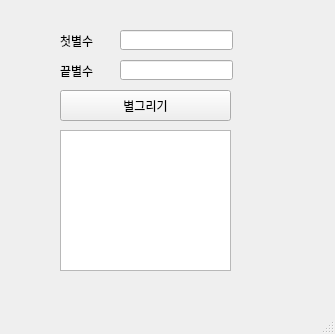
<?xml version="1.0" encoding="UTF-8"?>
<ui version="4.0">
 <class>MainWindow</class>
 <widget class="QMainWindow" name="MainWindow">
  <property name="geometry">
   <rect>
    <x>0</x>
    <y>0</y>
    <width>335</width>
    <height>334</height>
   </rect>
  </property>
  <property name="windowTitle">
   <string>MainWindow</string>
  </property>
  <widget class="QWidget" name="centralwidget">
   <widget class="QPushButton" name="btn">
    <property name="geometry">
     <rect>
      <x>60</x>
      <y>90</y>
      <width>171</width>
      <height>31</height>
     </rect>
    </property>
    <property name="text">
     <string>별그리기</string>
    </property>
   </widget>
   <widget class="QLabel" name="lbl_f">
    <property name="geometry">
     <rect>
      <x>60</x>
      <y>30</y>
      <width>71</width>
      <height>21</height>
     </rect>
    </property>
    <property name="text">
     <string>첫별수</string>
    </property>
   </widget>
   <widget class="QLabel" name="lbl_l">
    <property name="geometry">
     <rect>
      <x>60</x>
      <y>60</y>
      <width>71</width>
      <height>21</height>
     </rect>
    </property>
    <property name="text">
     <string>끝별수</string>
    </property>
   </widget>
   <widget class="QLineEdit" name="le_f">
    <property name="geometry">
     <rect>
      <x>120</x>
      <y>30</y>
      <width>113</width>
      <height>20</height>
     </rect>
    </property>
   </widget>
   <widget class="QLineEdit" name="le_l">
    <property name="geometry">
     <rect>
      <x>120</x>
      <y>60</y>
      <width>113</width>
      <height>20</height>
     </rect>
    </property>
   </widget>
   <widget class="QTextEdit" name="te">
    <property name="geometry">
     <rect>
      <x>60</x>
      <y>130</y>
      <width>171</width>
      <height>141</height>
     </rect>
    </property>
   </widget>
  </widget>
  <widget class="QMenuBar" name="menubar">
   <property name="geometry">
    <rect>
     <x>0</x>
     <y>0</y>
     <width>335</width>
     <height>21</height>
    </rect>
   </property>
  </widget>
  <widget class="QStatusBar" name="statusbar"/>
 </widget>
 <resources/>
 <connections/>
</ui>
